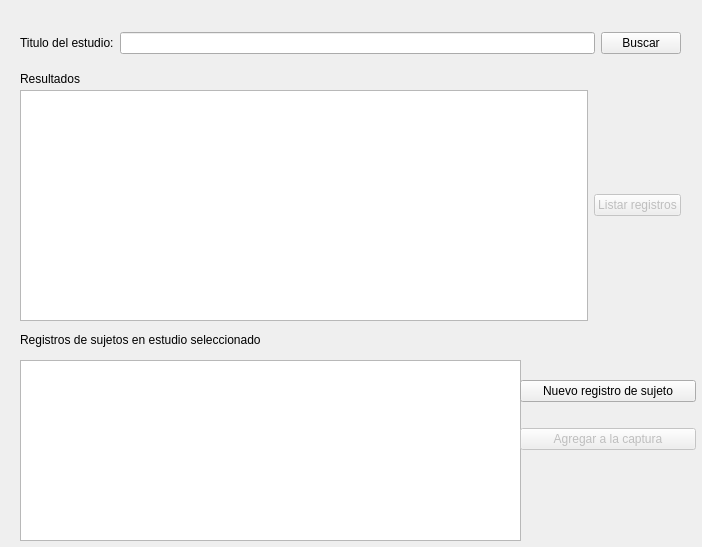
<?xml version="1.0" encoding="UTF-8"?>
<ui version="4.0">
 <class>Form</class>
 <widget class="QWidget" name="Form">
  <property name="geometry">
   <rect>
    <x>0</x>
    <y>0</y>
    <width>702</width>
    <height>547</height>
   </rect>
  </property>
  <property name="windowTitle">
   <string>Form</string>
  </property>
  <widget class="QWidget" name="gridLayoutWidget">
   <property name="geometry">
    <rect>
     <x>20</x>
     <y>10</y>
     <width>661</width>
     <height>66</height>
    </rect>
   </property>
   <layout class="QGridLayout" name="gridLayout">
    <property name="sizeConstraint">
     <enum>QLayout::SetNoConstraint</enum>
    </property>
    <item row="0" column="2">
     <widget class="QPushButton" name="btnSearchStudies">
      <property name="text">
       <string>Buscar</string>
      </property>
     </widget>
    </item>
    <item row="0" column="1">
     <widget class="QLineEdit" name="lineEdit"/>
    </item>
    <item row="0" column="0">
     <widget class="QLabel" name="label_3">
      <property name="text">
       <string>Titulo del estudio:</string>
      </property>
     </widget>
    </item>
   </layout>
  </widget>
  <widget class="QWidget" name="gridLayoutWidget_2">
   <property name="geometry">
    <rect>
     <x>20</x>
     <y>90</y>
     <width>661</width>
     <height>231</height>
    </rect>
   </property>
   <layout class="QGridLayout" name="gridLayout_2">
    <item row="1" column="0">
     <widget class="QListWidget" name="listStudy">
      <property name="enabled">
       <bool>true</bool>
      </property>
     </widget>
    </item>
    <item row="1" column="1">
     <widget class="QPushButton" name="btnGetSDIS">
      <property name="enabled">
       <bool>false</bool>
      </property>
      <property name="text">
       <string>Listar registros</string>
      </property>
     </widget>
    </item>
   </layout>
  </widget>
  <widget class="QLabel" name="label">
   <property name="geometry">
    <rect>
     <x>20</x>
     <y>70</y>
     <width>71</width>
     <height>17</height>
    </rect>
   </property>
   <property name="text">
    <string>Resultados</string>
   </property>
  </widget>
  <widget class="QWidget" name="gridLayoutWidget_3">
   <property name="geometry">
    <rect>
     <x>20</x>
     <y>360</y>
     <width>501</width>
     <height>181</height>
    </rect>
   </property>
   <layout class="QGridLayout" name="gridLayout_3">
    <item row="0" column="0">
     <widget class="QListWidget" name="listSDIS"/>
    </item>
   </layout>
  </widget>
  <widget class="QLabel" name="label_2">
   <property name="geometry">
    <rect>
     <x>20</x>
     <y>330</y>
     <width>331</width>
     <height>20</height>
    </rect>
   </property>
   <property name="text">
    <string>Registros de sujetos en estudio seleccionado</string>
   </property>
  </widget>
  <widget class="QWidget" name="verticalLayoutWidget">
   <property name="geometry">
    <rect>
     <x>520</x>
     <y>360</y>
     <width>176</width>
     <height>111</height>
    </rect>
   </property>
   <layout class="QVBoxLayout" name="verticalLayout_2">
    <item>
     <widget class="QPushButton" name="btnNewSDIS">
      <property name="text">
       <string>Nuevo registro de sujeto</string>
      </property>
     </widget>
    </item>
    <item>
     <widget class="QPushButton" name="pushButton_4">
      <property name="enabled">
       <bool>false</bool>
      </property>
      <property name="text">
       <string>Agregar a la captura</string>
      </property>
     </widget>
    </item>
   </layout>
  </widget>
 </widget>
 <resources/>
 <connections/>
 <slots>
  <slot>search_studies()</slot>
 </slots>
</ui>
